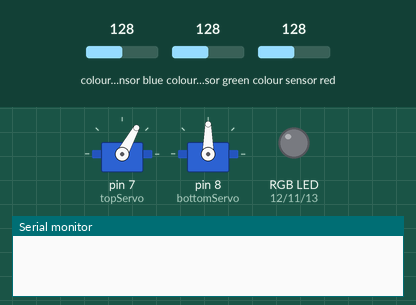
This sketch was run on a simulated Arduino Uno, built with avr-gcc and run on an emulated ATmega328P. On the bench: 2 × servo, an RGB LED mixed from three pins (HIGH = lit), the last lines printed to the serial monitor. Wiring (inferred from the names in the program): TCS3200 colour sensor: output pin 6; S2 pin 4; S3 pin 5; S0 pin 2; S1 pin 3. The inputs (shaded band) are chosen by the test bench; at power-on: colour sensor blue 128, colour sensor red 128, colour sensor green 128. Pins used as bus, display or sensor lines are not drawn.

Above: at 0.6 s.
1.3 s: colour sensor blue set to 112
4.3 s: colour sensor blue set to 105
At 6.2 s:
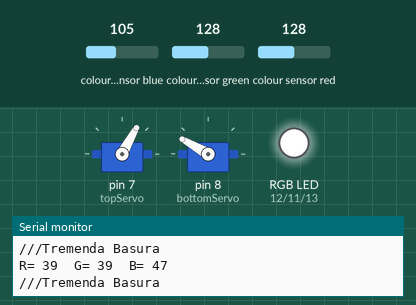
7.3 s: colour sensor blue set to 128
At 9.3 s:
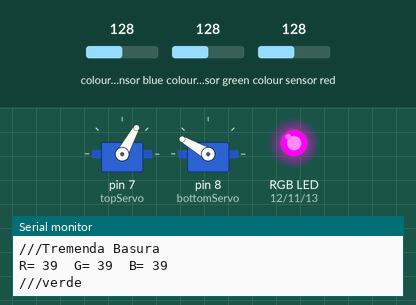
10.3 s: colour sensor red set to 250
At 12.9 s:
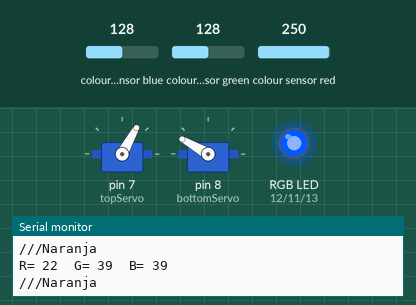
13.3 s: colour sensor green set to 191
At 16.1 s:
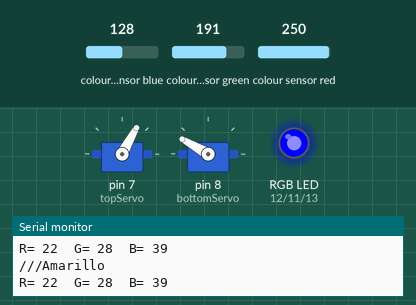
16.3 s: colour sensor green set to 148
19.3 s: colour sensor green set to 142
At 20.4 s:
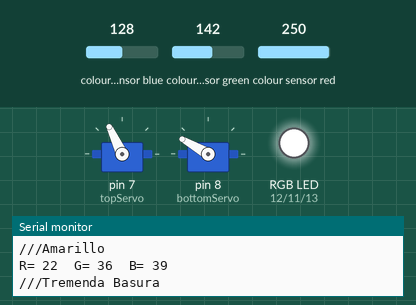
Timing chart, 0 to 23.3 s (numbered marks = the images above; inputs shaded):
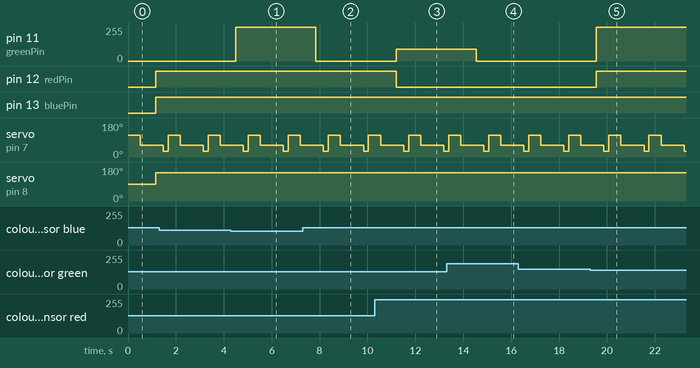

The sketch:

SEPARADORADECOLORES.ino
```cpp
#include <Servo.h>
#define S0 2
#define S1 3
#define S2 4
#define S3 5
#define sensorOut 6
//#define COMMON_ANODE
#define redPin 12
#define greenPin 11
#define bluePin 13
Servo topServo;
Servo bottomServo;
int frequency = 0;
int color = 0;
void setup() {
  pinMode(S0, OUTPUT);
  pinMode(S1, OUTPUT);
  pinMode(S2, OUTPUT);
  pinMode(S3, OUTPUT);
  pinMode(sensorOut, INPUT);
  // Setting frequency-scaling to 20%
  digitalWrite(S0, HIGH);
  digitalWrite(S1, HIGH);
  topServo.attach(7);
  bottomServo.attach(8);
  pinMode(redPin, OUTPUT);
  pinMode(greenPin, OUTPUT);
  pinMode(bluePin, OUTPUT);
  Serial.begin(9600);
}
void loop() {
  topServo.write(115);
  delay(500);
  for (int i = 115; i > 60; i--) {
    topServo.write(i);
    //delay(1);
  }
  delay(500);

  color = readColor();
  delay(10);
  /*switch (color) {
    case 1:
      bottomServo.write(25);
      break;
    case 2:
      bottomServo.write(50);
      break;
    case 3:
      bottomServo.write(75);
      break;
    case 4:
      bottomServo.write(100);
      break;
    case 5:
      bottomServo.write(125);
      break;
    case 6:
      bottomServo.write(150);
      break;
  }*/
  switch (color) {
    case 1:
      bottomServo.write(150);
      break;
    case 2:
      bottomServo.write(150);
      break;
    case 3:
      bottomServo.write(150);
      break;
    case 4:
      bottomServo.write(150);
      break;
    case 5:
      bottomServo.write(150);
      break;
    case 6:
      bottomServo.write(150);
      break;
  }
  delay(300);

  for (int i = 60; i > 29; i--) {
    topServo.write(i);
    //delay(3);
  }
  delay(200);

  for (int i = 29; i < 115; i++) {
    topServo.write(i);
    //delay(2);
  }
  color = 0;
}

// funcion que lee el color
int readColor() {
  // se configuran los diodos de color rojo
  digitalWrite(S2, LOW);
  digitalWrite(S3, LOW);
  // se lee la frecuencia
  frequency = pulseIn(sensorOut, LOW);
  //frequency = pulseIn(sensorOut, digitalRead(sensorOut) == HIGH ? LOW : HIGH);
  int R = frequency;
  // Impresion del valor
  Serial.print("R= ");
  Serial.print(frequency);
  Serial.print("  ");
  delay(50);
  // se configuran los diodos de color verde
  digitalWrite(S2, HIGH);
  digitalWrite(S3, HIGH);
  // leemos el valor
  frequency = pulseIn(sensorOut, LOW);
  int G = frequency;
  // se imprime en serial
  Serial.print("G= ");
  Serial.print(frequency);
  Serial.print("  ");
  delay(50);
  // Setting Blue filtered photodiodes to be read
  digitalWrite(S2, LOW);
  digitalWrite(S3, HIGH);
  // Reading the output frequency
  frequency = pulseIn(sensorOut, LOW);
  int B = frequency;
  // Printing the value on the serial monitor
  Serial.print("B= ");//printing name
  Serial.print(frequency);//printing RED color frequency
  Serial.println("  ");
  delay(50);
  setColor(0,0,0);
  if (R <= 40 & R >= 30 & G <= 64 & G >= 54 & B >= 36 & B <= 46) {
    color = 1; // Red
    Serial.println("///Rojo");
    setColor(255, 0, 0);  // red
  } else {
    if (G <= 48 & G >= 38 & B <= 41 & B >= 31 & R >= 17 & R <= 27) {
      color = 2; // Orange
      setColor(255, 165, 0);
      Serial.println("///Naranja");
    } else {
      if (R <= 44 & R >= 34 & G <= 44 & G >= 34 & B >= 35 & B <= 45) {
        color = 3; // Green
        setColor(0, 255, 0); // yellow
        Serial.println("///verde");
      } else {
        if (R <= 64 & R >= 54 & G <= 73 & G >= 63 & B >= 43 & B <= 53) {
          color = 4; // Brown
          setColor(102, 0, 51);
          Serial.println("///Cafe");
        } else {
          if (G <= 35 & G >= 25 & B <= 41 & B >= 31 & R >= 18 & R <= 28 ) {
            color = 5; //
            setColor(255, 255, 0);
            Serial.println("///Amarillo");
          } else {
            color = 6;
            setColor(0, 0, 0);
            Serial.println("///Tremenda Basura");
          }
        }
      }
    }
  }
  return color;
}
void setColor(int red, int green, int blue)
{
  /*#ifdef COMMON_ANODE
    red = 255 - red;
    green = 255 - green;
    blue = 255 - blue;
    #endif*/
  analogWrite(redPin, 255-red);
  analogWrite(greenPin, 255-green);
  analogWrite(bluePin, 255-blue);
  // delay(1000);
}
```

Measured:
- the behaviour switches between 108 and 107 on colour sensor blue (found by bisection; images 0 and 1)
- the behaviour switches between 146 and 145 on colour sensor green (found by bisection; images 4 and 5)
- after the input at 4.3 s, pin 11 (greenPin): 0/255 → 255/255 after 0.20 s
- after the input at 7.3 s, pin 11 (greenPin): 255/255 → 0/255 after 0.55 s
- after the input at 10.3 s, pin 11 (greenPin): 0/255 → 90/255 after 0.90 s; pin 12 (redPin): HIGH → LOW after 0.90 s
- after the input at 13.3 s, pin 11 (greenPin): 90/255 → 0/255 after 1.2 s
- after the input at 19.3 s, pin 11 (greenPin): 0/255 → 255/255 after 0.26 s; pin 12 (redPin): LOW → HIGH after 0.26 s
